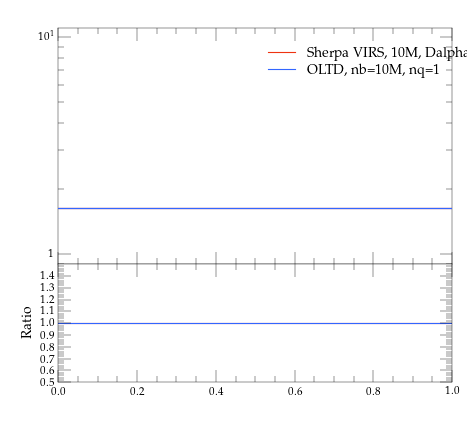

The script that saved this image:
#! /usr/bin/env python

# This Python script was auto-generated using YODA v2.0.0.
# Analysis object: /evtb/incall
# Timestamp: 16-04-2024 (10:05:22)

import matplotlib as mpl
import matplotlib.pyplot as plt
mpl.use('Agg') # comment out for interactive use
import os
import numpy as np

plotDir = os.path.split(os.path.realpath(__file__))[0]
if 'YODA_USER_PLOT_PATH' in globals():
    plot_outdir = globals()['YODA_USER_PLOT_PATH']
else:
    plot_outdir = plotDir

#plot style
plt.style.use(os.path.join(plotDir, '../default.mplstyle'))
# plot metadata
figW, figH = plt.rcParams['figure.figsize']
ax_xLabel = r''
ax_yLabel = r''
ax_title  = r''
ax_xScale = 'linear'
ax_yScale = 'log'
xLims = (0.0, 1.0)
yLims = (0.9, 11.0)

# TeX-friendly labels for the legend
labels = [ r"Sherpa VIRS, 10M, Dalpha=0.01", r"OLTD, nb=10M, nq=1" ]

# Create figure and axis objects
fig, (ax, ratio0_ax) = plt.subplots(2, 1, sharex=True,
                  figsize=(figW,figH), gridspec_kw={'height_ratios': (2, 1)})
ratio0_ax.yaxis.set_major_locator(mpl.ticker.MultipleLocator(0.1))
ratio0_ax.set_ylim(0.5, 1.4999)
ratio0_ax.set_ylabel('Ratio')

# LineColor map: curve index -> color
linecolors = {0: '#EE3311', 1: '#3366FF'}
# the numerical data is stored in a separate file
dataf = dict()
prefix = os.path.split(__file__)[0]
if prefix:    prefix = prefix + '/'
exec(open(prefix+'incall__data.py').read(), dataf)


legend_handles = [] # keep track of handles for the legend

# style options for curves
# starts at zorder>=5 to draw curve on top of legend
styles = {
  'curve0': {
    'color' : linecolors[0],
    'linestyle' : '-',
    'marker' : 'o',
    'zorder' : 5,
    'histstyle' : True,
  },
  'curve1': {
    'color' : linecolors[1],
    'linestyle' : '-',
    'marker' : 'o',
    'zorder' : 6,
    'histstyle' : True,
  },
}
# curve from input yoda files in main panel
for label in dataf['yvals'].keys():
    if all(np.isnan(v) for v in dataf['yvals'][label]):
        continue
    tmp = None
    if styles[label]['histstyle']: # draw as histogram
        tmp, = ax.plot(dataf['xedges'], dataf['yedges'][label],
                       color=styles[label]['color'],
                       linestyle=styles[label]['linestyle'],
                       drawstyle='steps-pre', solid_joinstyle='miter',
                       zorder=styles[label]['zorder'], label=label)
        ax.errorbar(dataf['xpoints'], dataf['yvals'][label], color=styles[label]['color'],
                    xerr=dataf['xerrs'], yerr=[dataf['ydowns'][label], dataf['yups'][label]],
                    linestyle='none', zorder=styles[label]['zorder'])
    else: # draw as scatter
        tmp = ax.errorbar(dataf['xpoints'], dataf['yvals'][label],
                          xerr=dataf['xerrs'],
                          yerr=[ dataf['ydowns'][label],
                          dataf['yups'][label] ],
                          fmt=styles[label]['marker'],
                          ecolor=styles[label]['color'],
                          color=styles[label]['color'], zorder=2)
        tmp[-1][0].set_linestyle(styles[label]['linestyle'])
    legend_handles += [tmp]
    for varLabel in dataf['variation_yvals'].keys():
        if varLabel.startswith(label):
            tmp, = ax.plot(dataf['xedges'], dataf['variation_yvals'][varLabel],
                           color=styles[label]['color'],
                           linestyle=styles[label]['linestyle'],
                           drawstyle='steps-pre', solid_joinstyle='miter',
                           zorder=styles[label]['zorder'], alpha=0.5)


# plots on ratio panel
# curve from input yoda files in ratio panel
for label, yvals in dataf['ratio0_yvals'].items():
    if all(np.isnan(v) for v in yvals):
        continue
    if styles[label]['histstyle']: # plot as histogram
        ratio0_ax.plot(dataf['xedges'], yvals,
                       color=styles[label]['color'],
                       linestyle=styles[label]['linestyle'],
                       drawstyle='steps-pre', zorder=1,
                       solid_joinstyle='miter')
        ratio0_ax.vlines(dataf['xpoints'],
                         dataf['ratio0_ymin'][label],
                         dataf['ratio0_ymax'][label],
                         color=styles[label]['color'], zorder=1)
    else: # plot as scatter
        tmp = ratio0_ax.errorbar(dataf['xpoints'],
                                 yvals, xerr=dataf['xerrs'],
                                 yerr=dataf['ratio0_yerrs'][label],
                                 fmt=styles[label]['marker'],
                                 ecolor=styles[label]['color'],
                                 color=styles[label]['color'])
        tmp[-1][0].set_linestyle(styles[label]['linestyle'])

    for varlabel in dataf['ratio0_variation_vals'].keys():
        if varlabel.startswith(label):
            ratio0_ax.plot(dataf['xedges'],
                            dataf['ratio0_variation_vals'][varlabel],
                            color=styles[label]['color'],
                            linestyle=styles[label]['linestyle'],
                            drawstyle='steps-pre', solid_joinstyle='miter',
                            zorder=1, alpha=0.5)

legend_pos = (0.5, 0.97)
ax.legend(legend_handles, labels, loc='upper left', bbox_to_anchor=legend_pos)

# set plot metadata as defined above
ratio0_ax.set_xlabel(ax_xLabel)
ratio0_ax.xaxis.set_label_coords(1., -.15)
ax.set_ylabel(ax_yLabel, loc='top')
ax.set_title(ax_title, loc='left')
ax.set_xscale(ax_xScale)
ax.set_yscale(ax_yScale)
ax.set_xlim(xLims)
ax.set_ylim(yLims)

# tick formatting
plt.rcParams['xtick.top'] = True
plt.rcParams['ytick.right'] = True
ax.yaxis.set_major_locator(mpl.ticker.LogLocator(base=10.0, numticks=np.inf))
ax.yaxis.set_minor_locator(mpl.ticker.LogLocator(
                           base=10.0, subs=np.arange(0.1, 1, 0.1), numticks=np.inf))
fig.align_ylabels((ax, ratio0_ax))
plt.savefig(os.path.join(plot_outdir, 'incall.pdf'), format='PDF')
plt.savefig(os.path.join(plot_outdir, 'incall.png'), format='PNG')

plt.close(fig)
